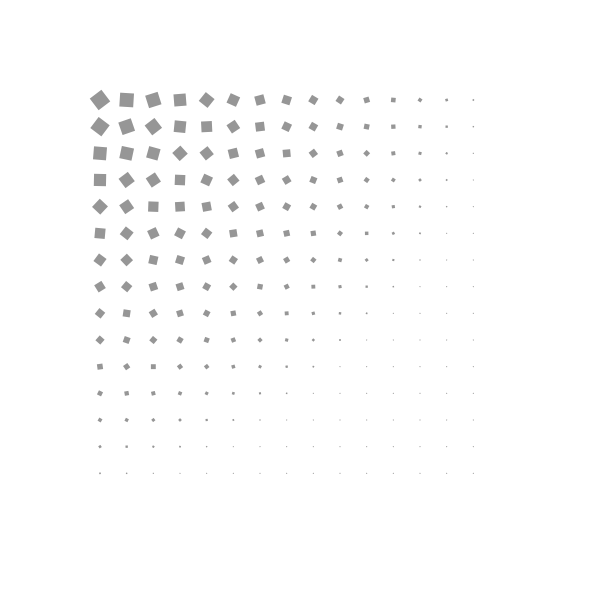
Frame 1 (no input)
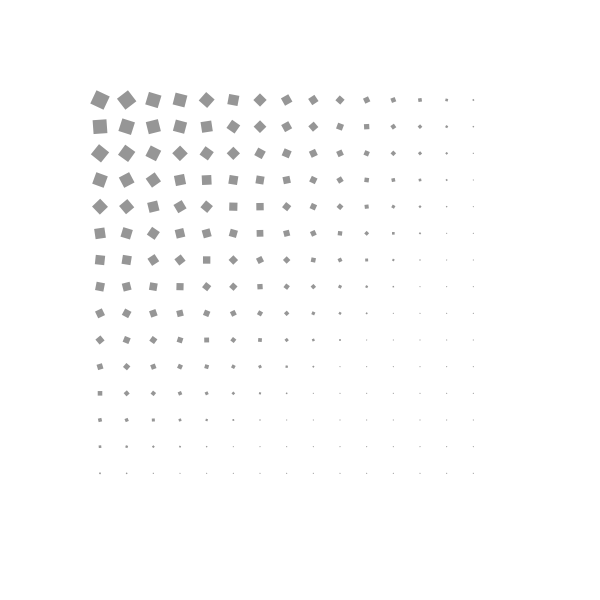
Frame 60 (the mouse pressed at the canvas centre just before this capture)
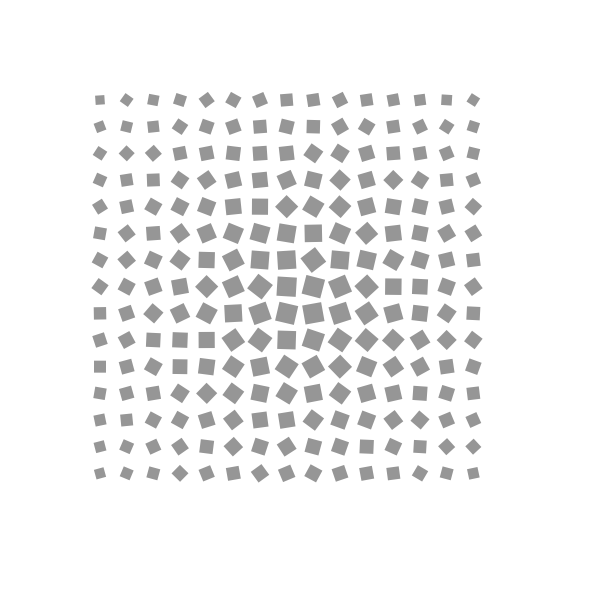
Frame 120 (the mouse held since frame 60 and released just before this capture)

The Processing sketch that drew these frames (run headless with seeded random() and noise(); from frame 60 on, the mouse is pressed at the canvas centre):

// Processing sketch: w06d_2dArrays
// ── w06d_2dArrays.pde
// code 1 fall 2019
// bryan ma

// this is an example of using a 2d array to store data 
// where two dimensions are useful. in this case we want to
// draw a grid of cubes. just as we would want to do a 2d for
// loop to draw them without data, we can use a 2d for loop
// to set and then draw 2d data.

// we have a 2d array of 15 by 15 x positions, a 2d array of 15
// by 15 y positions and a 2d array of angles, 't'. the x and y 
// values are used with the angle to draw rotating rectangles, 
// changing the value of t over time based on the mouse position.


int xDim = 15;
int yDim = 15;

float[][] x = new float[yDim][xDim];
float[][] y = new float[yDim][xDim];
float[][] t = new float[yDim][xDim];

void setup() {
  size(600, 600);
  
  for (int i = 0; i < yDim; i++) {
    for (int j = 0; j < xDim; j++) {
      x[i][j] = map(j, 0, xDim, 100, 500);
      y[i][j] = map(i, 0, yDim, 100, 500);
      t[i][j] = random(TWO_PI);
    }
  }
  rectMode(CENTER);
  noStroke();
}

void draw() {
  background(255);
  for (int i = 0; i < yDim; i++) {
    for (int j = 0; j < xDim; j++) {
      float d = dist(x[i][j], y[i][j], mouseX, mouseY);
      float sz = max(map(d, 0, 500, 20, 1), 1);
      
      pushMatrix();
      translate(x[i][j], y[i][j]);
      rotate(t[i][j]);
      fill(150);
      rect(0, 0, sz, sz);
      popMatrix();
      
      t[i][j] += map(d, 0, 500, 0.1, 0); 
    }
  }


}
